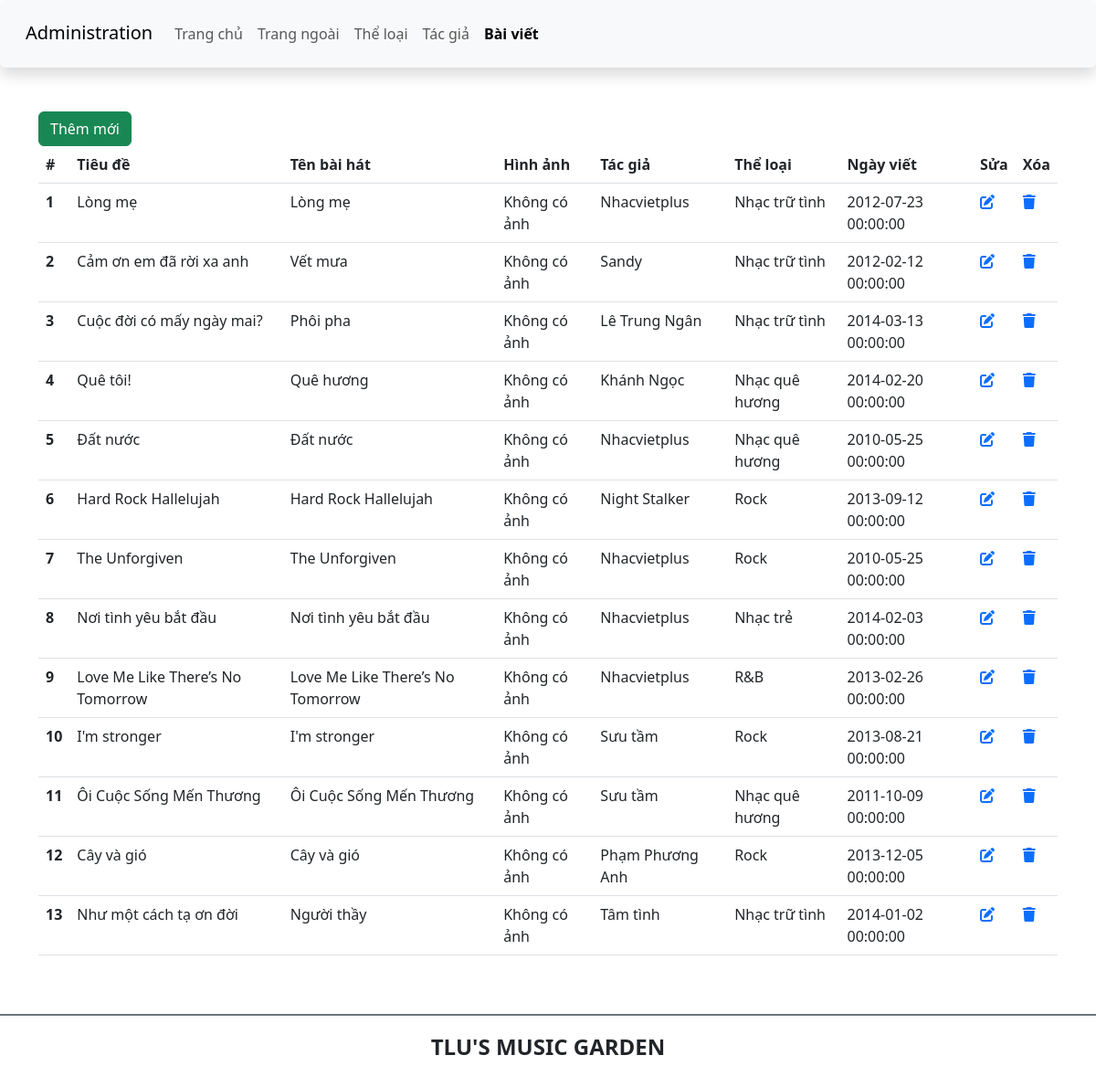
Before: /admin/article.php with the older database file.
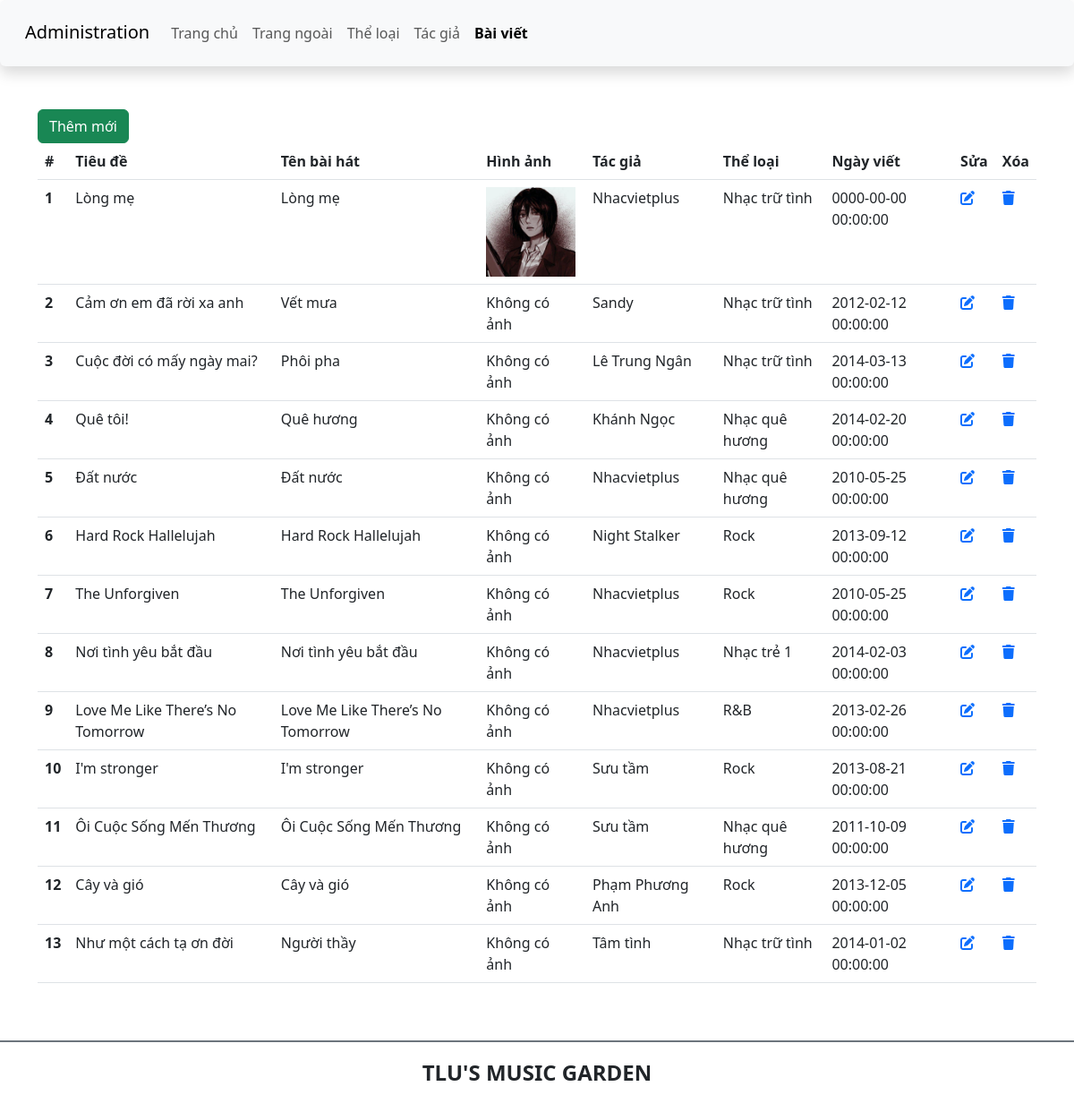
After: the same page with the newer database file.
### tables this page shows
CREATE TABLE `baiviet` (
  `ma_bviet` int(10) UNSIGNED NOT NULL,
  `tieude` varchar(200) NOT NULL,
  `ten_bhat` varchar(100) NOT NULL,
  `ma_tloai` int(10) UNSIGNED NOT NULL,
  `tomtat` text NOT NULL,
  `noidung` text DEFAULT NULL,
  `ma_tgia` int(10) UNSIGNED NOT NULL,
  `ngayviet` datetime DEFAULT current_timestamp(),
  `hinhanh` varchar(200) DEFAULT NULL
);

CREATE TABLE `tacgia` (
  `ma_tgia` int(10) UNSIGNED NOT NULL,
  `ten_tgia` varchar(100) NOT NULL,
  `hinh_tgia` varchar(100) DEFAULT NULL
);

CREATE TABLE `theloai` (
  `ma_tloai` int(10) UNSIGNED NOT NULL,
  `ten_tloai` varchar(50) NOT NULL
);

### admin/article.php (the view, shortened to what this page needs)
<?php
require_once '../db_connection.php';
$sql = "SELECT bv.ma_bviet, bv.tieude, bv.ten_bhat, tg.ten_tgia, tl.ten_tloai, bv.ngayviet, bv.hinhanh
        FROM baiviet bv
        JOIN tacgia tg ON bv.ma_tgia = tg.ma_tgia
        JOIN theloai tl ON bv.ma_tloai = tl.ma_tloai
        ORDER BY bv.ma_bviet";
$stmt = $pdo->prepare($sql);
$stmt->execute();
$articles = $stmt->fetchAll();
?>
<!DOCTYPE html>
<html lang="en">
<head>
    <link href="https://cdn.jsdelivr.net/npm/bootstrap@5.3.0-alpha1/dist/css/bootstrap.min.css" rel="stylesheet">
    <link rel="stylesheet" href="https://cdnjs.cloudflare.com/ajax/libs/font-awesome/6.3.0/css/all.min.css" />
    <link rel="stylesheet" href="css/style_login.css">
</head>
<body>
    <header>
        <nav class="navbar navbar-expand-lg bg-body-tertiary shadow p-3 bg-white rounded">
            <div class="container-fluid">
                <div class="h3">
                    <a class="navbar-brand" href="#">Administration</a>
                </div>
                <div class="collapse navbar-collapse" id="navbarSupportedContent">
                <ul class="navbar-nav me-auto mb-2 mb-lg-0">
                    <li class="nav-item">
                        <a class="nav-link" aria-current="page" href="./">Trang chủ</a>
                    </li>
                    <li class="nav-item">
                        <a class="nav-link" href="../index.php">Trang ngoài</a>
                    </li>
                    <li class="nav-item">
                        <a class="nav-link" href="category.php">Thể loại</a>
                    </li>
                    <li class="nav-item">
                        <a class="nav-link" href="author.php">Tác giả</a>
                    </li>
                    <li class="nav-item">
                        <a class="nav-link active fw-bold" href="article.php">Bài viết</a>
                    </li>
                </ul>
                </div>
            </div>
        </nav>
    </header>
    <main class="container mt-5 mb-5">
        <div class="row">
            <div class="col-sm">
                <a href="add_article.php" class="btn btn-success">Thêm mới</a>
                <table class="table">
                    <thead>
                        <tr>
                            <th scope="col">#</th>
                            <th scope="col">Tiêu đề</th>
                            <th scope="col">Tên bài hát</th>
                            <th scope="col">Hình ảnh</th>
                            <th scope="col">Tác giả</th>
                            <th scope="col">Thể loại</th>
                            <th scope="col">Ngày viết</th>
                            <th>Sửa</th>
                            <th>Xóa</th>
                        </tr>
                    </thead>
                    <tbody>
                        <?php foreach ($articles as $article): ?>
                        <tr>
                            <th scope="row"><?= $article['ma_bviet'] ?></th>
                            <td><?= htmlspecialchars($article['tieude']) ?></td>
                            <td><?= htmlspecialchars($article['ten_bhat']) ?></td>
                            <td>
                                <?php if ($article['hinhanh']): ?>
                                    <img src="<?= htmlspecialchars($article['hinhanh']) ?>" alt="Hình ảnh bài viết" class="article-image">
                                <?php else: ?>
                                    <span>Không có ảnh</span>
                                <?php endif; ?>
                            </td>
                            <td><?= htmlspecialchars($article['ten_tgia']) ?></td>
                            <td><?= htmlspecialchars($article['ten_tloai']) ?></td>
                            <td><?= $article['ngayviet'] ?></td>
                            <td>
                                <a href="edit_article.php?id=<?= $article['ma_bviet'] ?>"><i class="fa-solid fa-pen-to-square"></i></a>
                            </td>
                            <td>
                                <a href="?delete_id=<?= $article['ma_bviet'] ?>" onclick="return confirm('Bạn có chắc chắn muốn xóa bài viết này?');"><i class="fa-solid fa-trash"></i></a>
                            </td>
                        </tr>
                        <?php endforeach; ?>
                    </tbody>
                </table>
            </div>
        </div>
    </main>
    <footer class="bg-white d-flex justify-content-center align-items-center border-top border-secondary  border-2" style="height:80px">
        <h4 class="text-center text-uppercase fw-bold">TLU's music garden</h4>
    </footer>
</body>
</html>

### admin/article.php (style rules this page uses)
.article-image { max-width: 100px; max-height: 100px; object-fit: cover; }

Changed rows visible on the page:
changed baiviet "Lòng mẹ": hinhanh: picture added; ngayviet "2012-07-23 00:00:00" → "0000-00-00 00:00:00"; no longer shows "Không có ảnh"
changed through a linked row, baiviet "Nơi tình yêu bắt đầu": ma_tloai.ten_tloai "Nhạc trẻ" → "Nhạc trẻ 1"
